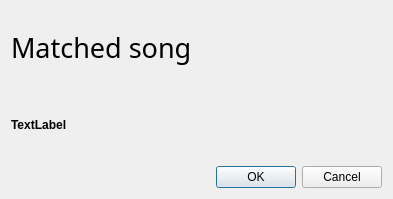
<?xml version="1.0" encoding="UTF-8"?>
<ui version="4.0">
 <class>Dialog</class>
 <widget class="QDialog" name="Dialog">
  <property name="geometry">
   <rect>
    <x>0</x>
    <y>0</y>
    <width>393</width>
    <height>199</height>
   </rect>
  </property>
  <property name="windowTitle">
   <string>Dialog</string>
  </property>
  <layout class="QVBoxLayout" name="verticalLayout">
   <item>
    <widget class="QLabel" name="label">
     <property name="font">
      <font>
       <family>Segoe Script</family>
       <pointsize>20</pointsize>
      </font>
     </property>
     <property name="text">
      <string>Matched song</string>
     </property>
    </widget>
   </item>
   <item>
    <widget class="QLabel" name="label_2">
     <property name="font">
      <font>
       <pointsize>9</pointsize>
       <weight>75</weight>
       <bold>true</bold>
      </font>
     </property>
     <property name="text">
      <string>TextLabel</string>
     </property>
    </widget>
   </item>
   <item>
    <widget class="QDialogButtonBox" name="buttonBox">
     <property name="orientation">
      <enum>Qt::Horizontal</enum>
     </property>
     <property name="standardButtons">
      <set>QDialogButtonBox::Cancel|QDialogButtonBox::Ok</set>
     </property>
    </widget>
   </item>
  </layout>
 </widget>
 <resources/>
 <connections>
  <connection>
   <sender>buttonBox</sender>
   <signal>accepted()</signal>
   <receiver>Dialog</receiver>
   <slot>accept()</slot>
   <hints>
    <hint type="sourcelabel">
     <x>248</x>
     <y>254</y>
    </hint>
    <hint type="destinationlabel">
     <x>157</x>
     <y>274</y>
    </hint>
   </hints>
  </connection>
  <connection>
   <sender>buttonBox</sender>
   <signal>rejected()</signal>
   <receiver>Dialog</receiver>
   <slot>reject()</slot>
   <hints>
    <hint type="sourcelabel">
     <x>316</x>
     <y>260</y>
    </hint>
    <hint type="destinationlabel">
     <x>286</x>
     <y>274</y>
    </hint>
   </hints>
  </connection>
 </connections>
</ui>
